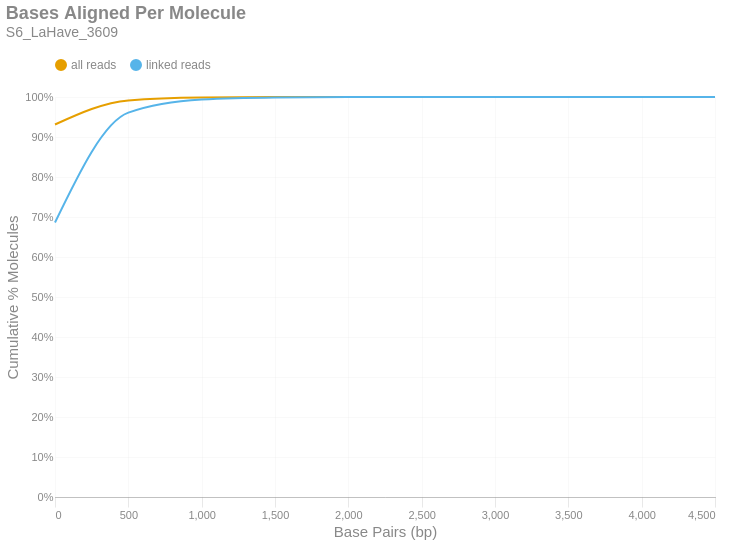

This figure's notebook cell:
### Markdown cell above
### Bases Aligned Per Molecule
This is a cumulative frequency distribution showing the number of base pairs aligned per unique molecule. These data are shown in 500 bp bins. There are two distributions: one with `all reads` (yellow) and another with only `linked reads` (blue). The percent of molecules in the `linked reads` distribution is relative to the total number of linked molecules.

### Code cell
if SKIPLR:
    print_html(f"Skipped")
else:
    binned_df = consolidated_hist(valids['aligned_bp'], mask, 500, True)
    with SafeRender(binned_df):
        (
            density_plot(binned_df, 'Bases Aligned Per Molecule', samplename, 'basesper')
            .encode(
                x=alt.X('bin:Q', title="Base Pairs (bp)").axis(tickMinStep=500).scale(padding=0),
                y=alt.Y('value:Q', title='Cumulative % Molecules')
                    .axis(format='%')
                    .scale(domain = [0,1])
                    .stack(False),
                color=alt.Color("key:N").scale(domain = ["all reads", "linked reads"]),
                tooltip = [
                    alt.Tooltip("key:N", title = "Data Type"),
                    alt.Tooltip("range_label:N", title="Bases Aligned Per Molecule"),
                    alt.Tooltip("value:Q", format = ".2%", title="% Molecules (Cum.)")
                ]
            )
        ).display()

### Figure 1 — Vega-Lite specification as saved in the notebook (floating-point values rounded to 4 significant figures)
{"width": "container", "height": 400, "config": {"title": {"anchor": "start", "dy": -15, "fontSize": 18, "color": "#888888", "subtitleColor": "#888888", "subtitleFontSize": 14}, "arc": {"fill": "#0072B2"}, "axis": {"domainColor": "#888888", "domainWidth": 0.5, "gridWidth": 0.2, "grid": false, "titleFontWeight": 400, "titleFontSize": 15, "labelFontSize": 11, "labelColor": "#888888", "tickColor": "#888888", "tickWidth": 0.2, "titleColor": "#888888"}, "axisBand": {"grid": false}, "axisX": {"grid": true, "tickSize": 10, "domainCap": "round"}, "axisY": {"domain": false, "grid": true, "tickSize": 0, "domainCap": "round"}, "background": "transparent", "header": {"labelFontSize": 15, "labelColor": "#888888", "titleFontSize": 15, "titleFontWeight": 600, "titleColor": "#888888"}, "legend": {"labelFont": "sans-serif", "labelFontSize": 12, "labelColor": "#888888", "symbolSize": 100, "symbolType": "circle", "titleFontSize": 12, "titlePadding": 10, "titleColor": "#888888", "title": null, "orient": "top"}, "range": {"category": ["#E69F00", "#56B4E9", "#009E73", "#F0E442", "#0072B2", "#D55E00", "#CC79A7", "#000000"], "diverging": ["#cfe8f3", "#a2d4ec", "#73bfe2", "#46abdb", "#1696d2", "#12719e"]}, "area": {"fill": "#0072B2", "fillOpacity": 0.7, "line": true, "strokeOpacity": 0.7}, "line": {"color": "#0072B2", "stroke": "#0072B2", "strokeWidth": 2}, "trail": {"color": "#0072B2", "stroke": "#0072B2", "strokeWidth": 0, "size": 1}, "point": {"filled": true, "fillOpacity": 1.0, "size": 95}, "text": {"color": "#888888", "fontSize": 11, "align": "right", "fontWeight": 400, "size": 11}, "bar": {"fill": "#0072B2", "stroke": null}, "view": {"stroke": null, "continuousWidth": 660, "continuousHeight": 400}}, "data": {"name": "data-8167c409303ecc83fb4bc248eb636f7f"}, "mark": {"type": "line", "interpolate": "monotone", "point": {"opacity": 0, "size": 275}}, "encoding": {"color": {"field": "key", "scale": {"domain": ["all reads", "linked reads"]}, "type": "nominal"}, "tooltip": [{"field": "key", "title": "Data Type", "type": "nominal"}, {"field": "range_label", "title": "Bases Aligned Per Molecule", "type": "nominal"}, {"field": "value", "format": ".2%", "title": "% Molecules (Cum.)", "type": "quantitative"}], "x": {"axis": {"tickMinStep": 500}, "field": "bin", "scale": {"padding": 0}, "title": "Base Pairs (bp)", "type": "quantitative"}, "y": {"axis": {"format": "%"}, "field": "value", "scale": {"domain": [0, 1]}, "stack": false, "title": "Cumulative % Molecules", "type": "quantitative"}}, "params": [{"name": "param_c36ac31b6afebe62", "select": {"type": "point", "fields": ["key"]}, "bind": "legend"}], "title": {"text": "Bases Aligned Per Molecule", "subtitle": "S6_LaHave_3609"}, "transform": [{"fold": ["all reads (cumsum)", "linked reads (cumsum)"]}, {"calculate": "replace(datum.key, ' (cumsum)', '')", "as": "key"}, {"filter": {"param": "param_c36ac31b6afebe62"}}], "usermeta": {"embedOptions": {"downloadFileName": "S6_LaHave_3609.basesper"}}, "$schema": "https://vega.github.io/schema/vega-lite/v6.1.0.json", "datasets": {"data-8167c409303ecc83fb4bc248eb636f7f": [{"bin": "0.0", "interval": "0.0-500.0", "all reads": 0.9313, "linked reads": 0.6863, "all reads (cumsum)": 0.9313, "linked reads (cumsum)": 0.6863, "range_label": "0-499"}, {"bin": "500.0", "interval": "500.0-1000.0", "all reads": 0.06017, "linked reads": 0.2746, "all reads (cumsum)": 0.9914, "linked reads (cumsum)": 0.9609, "range_label": "500-999"}, {"bin": "1000.0", "interval": "1000.0-1500.0", "all reads": 0.007202, "linked reads": 0.03296, "all reads (cumsum)": 0.9987, "linked reads (cumsum)": 0.9938, "range_label": "1000-1499"}, {"bin": "1500.0", "interval": "1500.0-2000.0", "all reads": 0.001091, "linked reads": 0.004992, "all reads (cumsum)": 0.9997, "linked reads (cumsum)": 0.9988, "range_label": "1500-1999"}, {"bin": "2000.0", "interval": "2000.0-2500.0", "all reads": 0.0001999, "linked reads": 0.0009148, "all reads (cumsum)": 0.9999, "linked reads (cumsum)": 0.9997, "range_label": "2000-2499"}, {"bin": "2500.0", "interval": "2500.0-3000.0", "all reads": 4.37e-05, "linked reads": 0.0002, "all reads (cumsum)": 1.0, "linked reads (cumsum)": 0.9999, "range_label": "2500-2999"}, {"bin": "3000.0", "interval": "3000.0-3500.0", "all reads": 1.017e-05, "linked reads": 4.653e-05, "all reads (cumsum)": 1.0, "linked reads (cumsum)": 1.0, "range_label": "3000-3499"}, {"bin": "3500.0", "interval": "3500.0-4000.0", "all reads": 2.624e-06, "linked reads": 1.201e-05, "all reads (cumsum)": 1.0, "linked reads (cumsum)": 1.0, "range_label": "3500-3999"}, {"bin": "4000.0", "interval": "4000.0-4500.0", "all reads": 8.2e-07, "linked reads": 3.752e-06, "all reads (cumsum)": 1.0, "linked reads (cumsum)": 1.0, "range_label": "4000-4499"}, {"bin": "4500.0", "interval": "4500.0-5000.0", "all reads": 1.64e-07, "linked reads": 7.505e-07, "all reads (cumsum)": 1.0, "linked reads (cumsum)": 1.0, "range_label": "4500-4999"}]}}
